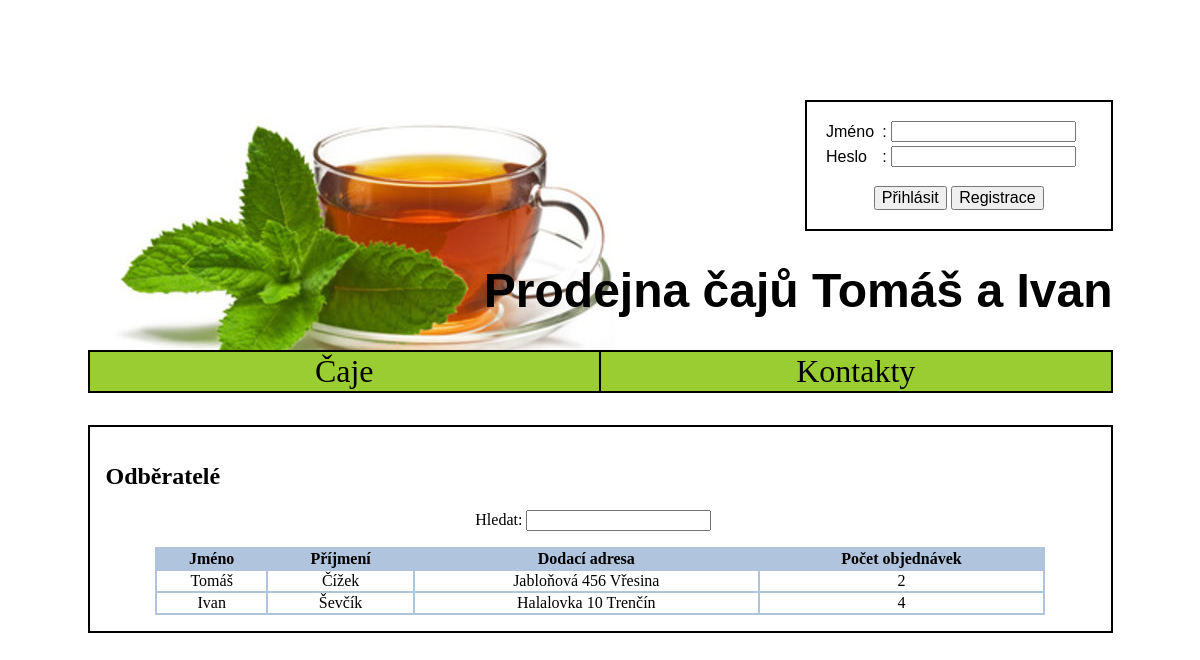
The page /customers.php on the database its author committed.
### tables this page shows
create table Odberatel(
  pk INT NOT NULL AUTO_INCREMENT ,
  meno VARCHAR(20) NOT NULL,
  priezvisko VARCHAR(20) NOT NULL,
  adresaBydliska VARCHAR(50),
  dodaciaAdresa VARCHAR(50) NOT NULL,
  email VARCHAR(50),
  telefonneCislo NUMERIC(9, 0),
  odberNoviniek NUMERIC(1, 0) NOT NULL check(odberNoviniek in (0, 1)),
  PRIMARY KEY(pk)
);

### customers.php (the view, shortened to what this page needs)
<!DOCTYPE HTML PUBLIC "-//W3C//DTD HTML 4.01 Transitional//EN">
<html>
<head>
<link rel="stylesheet" href="style.css" type="text/css" >
</head>
<body>
    <div id="main">
        <?php require_once 'header.php' ?>
        <?php require_once 'menu.php' ?>
        <div id="content">
            <h2>Odběratelé</h2>
            <div id="filter">
            <?php
            echo 'Hledat: <input type="text" id="nameFilter" oninput="filter()">';
            ?>
            </div>
            <table id="teaTable">
                <tr>
                    <th>Jméno</th>
                    <th>Příjmení</th>
                    <th>Dodací adresa</th>
                    <th>Počet objednávek</th>
                </tr>
                <?php
                    $result = $db->query('SELECT odb.*, COUNT(obj.pk) as pocet FROM Odberatel AS odb JOIN Objednavka AS obj ON odb.pk = obj.odberatel_pk GROUP BY odb.pk');
                    while($row = $result->fetch_assoc()) {
                        echo '<tr class="customerTableRow" onmouseover=\'changeRowColor(this, true)\' onmouseout=\'changeRowColor(this, false)\' onclick=\'showTea("customer.php?id=' . $row['pk'] . '")\'>';
                        echo '<td>' . $row['meno'] . '</td>';
                        echo '<td>' . $row['priezvisko'] . '</td>';
                        echo '<td>' . $row['dodaciaAdresa'] . '</td>';
                        echo '<td>' . $row['pocet'] . '</td>';
                        echo '</tr>';
                    }
                ?>
            </table>
        </div>
    </div>
</body>
</html>

### style.css (style rules this page uses)
body { text-align: center; }
#main { text-align: left; width: 1025px; margin: auto; background-color: white; }
#content { margin-top: 2em; padding: 1em; border: 2px solid black; }
#teaTable { margin-left: auto; margin-right: auto; width: 90%; background-color: #b0c4de; }
#teaTable td { cursor: default; }
.customerTableRow { background-color: #ffffff; }
.customerTableRow td { text-align: center; }
#nameFilter { margin-right: 1em; }
#filter { width: 100%; text-align: center; padding-bottom: 1em; }

### rows shown on the page
odberatel: meno "Tomáš", priezvisko "Čížek", dodaciaAdresa "Jabloňová 456 Vřesina", pocet "2"
odberatel: meno "Ivan", priezvisko "Ševčík", dodaciaAdresa "Halalovka 10 Trenčín", pocet "4"
